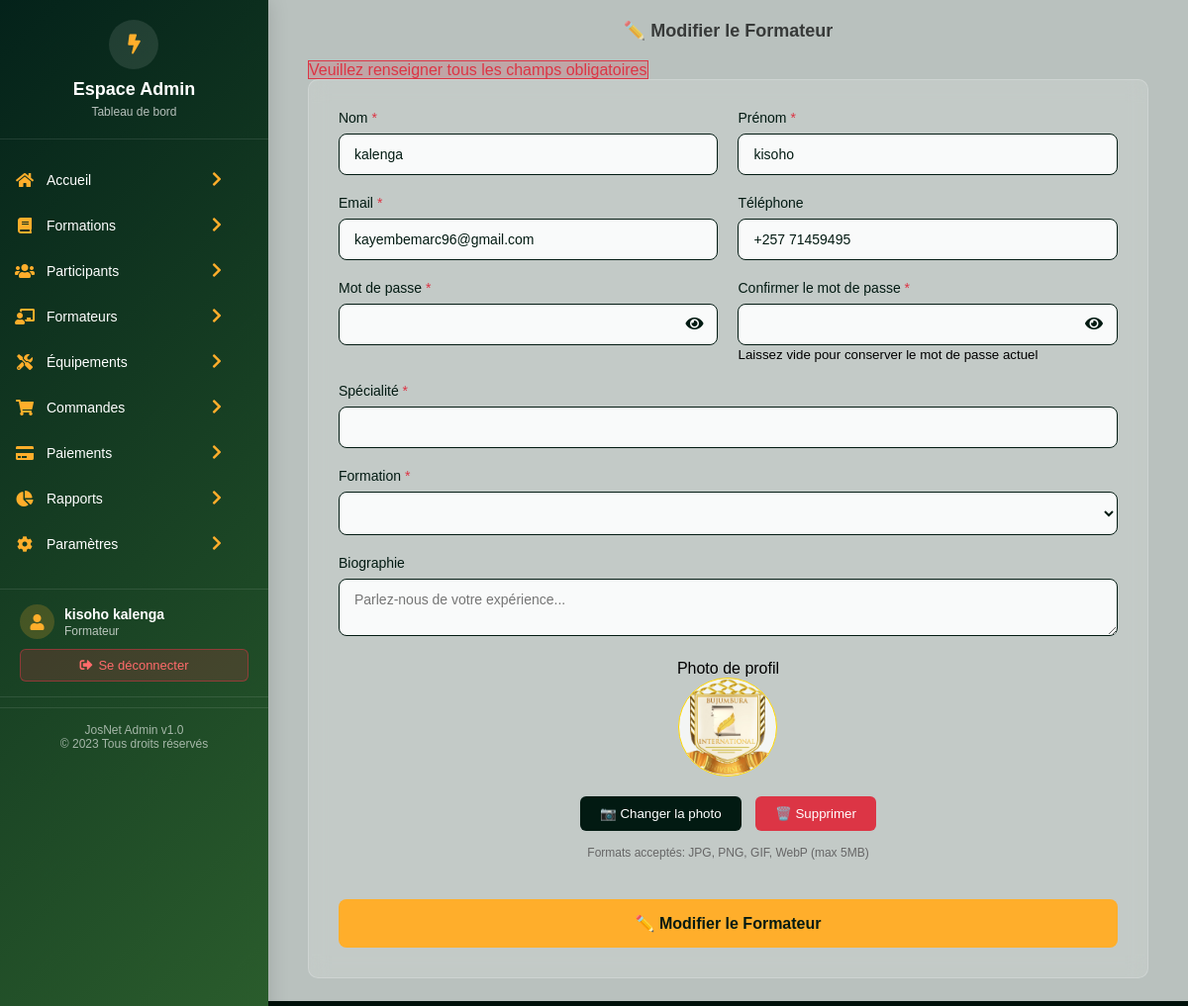
/Admin/AjoutFormateur.php?resp=2 (signed in), run on the app's committed database.
### tables this page shows
CREATE TABLE IF NOT EXISTS `utilisateurs` (
  `id_utilisateur` int NOT NULL AUTO_INCREMENT,
  `nom` varchar(100) NOT NULL,
  `prenom` varchar(100) DEFAULT NULL,
  `email` varchar(150) NOT NULL,
  `mot_de_passe` varchar(255) NOT NULL,
  `telephone` varchar(20) DEFAULT NULL,
  `role` enum('admin','formateur','etudiant','client') DEFAULT 'client',
  `date_creation` timestamp NULL DEFAULT CURRENT_TIMESTAMP,
  `description` text NOT NULL,
  `photo` text NOT NULL,
  `specialite` varchar(50) NOT NULL,
  `id_formation` int DEFAULT NULL,
  PRIMARY KEY (`id_utilisateur`),
  UNIQUE KEY `email` (`email`),
  KEY `id_formation` (`id_formation`)
);

### modele/utilisateur.php (called while the page is built, shortened)
<?php
include_once('base.php');
class Utilisateur {
    private $nom;
    private $prenom;
    private $email;
    private $telephone;
    private $photo;
    private $specialite;
    public function __construct(
        $id,
        $nom,
        $prenom,
        $email,
        $mot_de_passe,
        $telephone,
        $role,
        $description,
        $date_creation,
        $photo,
        $specialite = '',
        $id_formation = null)
        {
        $this->nom = $nom;
        $this->prenom = $prenom;
        $this->email = $email;
        $this->telephone = $telephone;
        $this->specialite = $specialite;
        $this->photo = $photo;
    }
    public function getNom() { return $this->nom; }
    public function getPrenom() { return $this->prenom; }
    public function getEmail() { return $this->email; }
    public function getSpecialite() { return $this->specialite; }
    public function getTelephone() { return $this->telephone; }
    public function getPhoto() { return $this->photo; }
}
class RequeteUtilisateur {
    private $crud;
    public function __construct() {
        $pdo = new Database();
        $this->crud = $pdo->getConnection();
    }
    public function getUtilisateurById($id) {
        $sql = "SELECT * FROM utilisateurs WHERE id_utilisateur = ?";
        $stmt = $this->crud->prepare($sql);
        $stmt->execute([$id]);
        $row = $stmt->fetch(PDO::FETCH_ASSOC);
        if ($row) {
            return new Utilisateur($row['id_utilisateur'], $row['nom'], $row['prenom'], $row['email'], $row['mot_de_passe'], $row['telephone'], $row['role'], $row['description'], $row['date_creation'], $row['photo'], $row['specialite'], $row['id_formation']);
        }
        return null;
    }
}
?>

### modele/base.php (called while the page is built, shortened)
<?php
class Database {
    private static string $host = "localhost";
    private static string $dbname = "josnet";
    private static string $username = "root";
    private static string $password = "";
    private static ?PDO $conn = null;
    public static function getConnection(): PDO {
        if (self::$conn === null) {
            try {
                self::$conn = new PDO(
                    "mysql:host=" . self::$host . ";dbname=" . self::$dbname . ";charset=utf8",
                    self::$username,
                    self::$password
                );
                self::$conn->setAttribute(PDO::ATTR_ERRMODE, PDO::ERRMODE_EXCEPTION);
                self::$conn->setAttribute(PDO::ATTR_DEFAULT_FETCH_MODE, PDO::FETCH_ASSOC);
            } catch (PDOException $e) {
                die("❌ Erreur de connexion à la base de données : " . $e->getMessage());
            }
        }
        return self::$conn;
    }
}
?>

### controle/controleur_utilisateur.php (called while the page is built, shortened)
<?php
include_once("../modele/utilisateur.php");
class UtilisateurController {
    private $requeteUtilisateur;
    public function __construct() {
        $this->requeteUtilisateur = new RequeteUtilisateur();
    }
    public function getUtilisateur(int $id): array {
        try {
            $utilisateur = $this->requeteUtilisateur->getUtilisateurById($id);
            if ($utilisateur) {
                $utilisateur->setMotDePasse('');
                return ['success' => true, 'data' => $utilisateur];
            }
            return ['success' => false, 'message' => 'Utilisateur non trouvé'];
        } catch (Exception $e) {
            return ['success' => false, 'message' => 'Erreur: ' . $e->getMessage()];
        }
    }
}
?>

### Admin/AjoutFormateur.php (the view, shortened to what this page needs)
<?php
if (isset($_GET['resp'])) {
    $isEdit = $_GET['resp'];
}else {
    $isEdit = null;
}
?>
<!DOCTYPE html>
<html lang="fr">
<head>
    <link rel="stylesheet" href="../vue/font-awesome/css/all.min.css">
    <link rel="stylesheet" href="../vue/styles/stylemenu.css">
</head>
<body>
    <div class="header_dash">
        <div class="cont_dash">
            <div class="ail_fle">
                <?php include_once('menu.php'); ?>
                <div class="dashcontainu">
                    <div class="form_container">
                        <h2 class="form_title"><?= $isEdit ? '✏️ Modifier le Formateur' : '➕ Ajouter un Nouveau Formateur' ?></h2>
                        <?php
$isEdit = isset($_GET['resp']) && !empty($_GET['resp']);
$formateur = null;
if ($isEdit) {
    include_once('../controle/controleur_utilisateur.php');
    $utilisateurCtrl = new UtilisateurController();
    $formateurData = $utilisateurCtrl->getUtilisateur($_GET['resp']);
    if ($formateurData['success']) {
        $formateur = $formateurData['data'];
    } else {
        header('location: liste_formateur.php');
        exit;
    }
}
?>
                            <div class="col-md-12 mb-4">
                                <?php
                                switch($isEdit) {
                                    case 10:
                                        echo "<span class='btn btn-danger-soft col-md-12'>Veuillez renseigner tous les champs obligatoires</span>";
                                        break;
                                }
                                ?>
                            </div>
                        <div class="form_card">
                            <form method="POST" action="../controle/index.php" enctype="multipart/form-data" id="formateurForm">
                                <div class="form_row">
                                    <div class="form_group">
                                        <label for="nom">Nom <span class="required">*</span></label>
                                        <input type="text" id="nom" name="nom" value="<?= $formateur ? $formateur->getNom() : ($_POST['nom'] ?? '') ?>" required>
                                    </div>
                                    <div class="form_group">
                                        <label for="prenom">Prénom <span class="required">*</span></label>
                                        <input type="text" id="prenom" name="prenom" value="<?= $formateur ? $formateur->getPrenom() : ($_POST['prenom'] ?? '') ?>" required>
                                    </div>
                                </div>
                                <div class="form_row">
                                    <div class="form_group">
                                        <label for="email">Email <span class="required">*</span></label>
                                        <input type="email" id="email" name="email" value="<?= $formateur ? $formateur->getEmail() : ($_POST['email'] ?? '') ?>" required>
                                    </div>
                                    <div class="form_group">
                                        <label for="telephone">Téléphone</label>
                                        <input type="tel" id="telephone" name="telephone" value="<?= $formateur ? $formateur->getTelephone() : ($_POST['telephone'] ?? '') ?>" required>
                                    </div>
                                </div>
                                <div class="form_row">
                                    <div class="form_group password_toggle">
                                        <label for="password">Mot de passe <span class="required">*</span></label>
                                        <input type="password" id="password" name="password" <?= $isEdit ? '' : 'required' ?>>
                                        <span class="toggle_icon" onclick="togglePassword('password')">
                                            <i class="fas fa-eye"></i>
                                        </span>
                                    </div>
                                    <div class="form_group password_toggle">
                                        <label for="confirm_password">Confirmer le mot de passe <span class="required">*</span></label>
                                        <input type="password" id="mot_de_passe" name="mot_de_passe" <?= $isEdit ? '' : 'required' ?>>
                                        <?php if ($isEdit): ?>
                                        <small class="form-text text-muted">Laissez vide pour conserver le mot de passe actuel</small>
                                        <?php endif; ?>
                                        <span class="toggle_icon" onclick="togglePassword('confirm_password')">
                                            <i class="fas fa-eye"></i>
                                        </span>
                                    </div>
                                </div>
                                <div class="form_group">
                                    <label for="specialite">Spécialité <span class="required">*</span></label>
                                    <input type="text" id="specialite" name="specialite" value="<?= $formateur ? $formateur->getSpecialite() : ($_POST['specialite'] ?? '') ?>" required>
                                </div>
                                <div class="form_group">
                                    <label for="id_formation">Formation <span class="required">*</span></label>
                                    <select name="id_formation" id="id_formation">
                                    </select>
                                </div>
                                <div class="form_group">
                                    <label for="bio">Biographie</label>
                                    <textarea id="bio" name="bio" placeholder="Parlez-nous de votre expérience..."><?= $formateur ? $formateur->getBio() : ($_POST['bio'] ?? '') ?></textarea>
                                </div>
                                <div class="image_upload">
                                    <label>Photo de profil</label>
                                    <div class="image_preview" id="imagePreview">
                                        <?php if ($formateur && $formateur->getPhoto()): ?>
                                            <img src="../controle/<?= $formateur->getPhoto() ?>" alt="Photo actuelle" id="previewImage" style="display: block;">
                                        <?php else: ?>
                                            <img src="" alt="Aperçu" id="previewImage" style="display: none;">
                                            <span class="default-text" id="defaultText">Aucune photo</span>
                                        <?php endif; ?>
                                    </div>
                                    <button type="button" class="upload_btn" onclick="document.getElementById('photo').click()">
                                        📷 <?= $formateur && $formateur->getPhoto() ? 'Changer la photo' : 'Choisir une photo' ?>
                                    </button>
                                    <?php if ($formateur && $formateur->getPhoto()): ?>
                                        <button type="button" class="remove_btn" onclick="removeImage()" style="display: inline-block;">
                                            🗑️ Supprimer
                                        </button>
                                    <?php else: ?>
                                        <button type="button" class="remove_btn" onclick="removeImage()" style="display: none;">
                                            🗑️ Supprimer
                                        </button>
                                    <?php endif; ?>
                                    <div class="upload_info">
                                        Formats acceptés: JPG, PNG, GIF, WebP (max 5MB)
                                    </div>
                                </div>
                                <button type="submit" class="submit_btn" id="submitBtn">
                                    <?= $isEdit ? '✏️ Modifier le Formateur' : '💾 Enregistrer le Formateur' ?>
                                </button>
                            </form>
                        </div>
                    </div>
                </div>
            </div>
        </div>
    </div>
</body>
</html>

### vue/styles/stylemenu.css (style rules this page uses)
* { margin: 0; padding: 0; box-sizing: border-box; font-family: sans-serif; }

### Admin/AjoutFormateur.php (style rules this page uses)
.header_dash { width: 100%; height: 100%; display: flex; align-items: center; justify-content: center; overflow: hidden; }
.cont_dash { width: 100%; height: 100vh; background-color: #00110a; border-radius: 5px; }
.ail_fle { width: 100%; height: 100%; display: flex; justify-content: space-between; }
.dashcontainu { width: 80%; height: 94%; background-color: #b9c1be; display: flex; align-items: center; justify-content: center; }
.form_container { width: 100%; height: 100%; margin: 20px; padding: 20px; background-color: #b9c1be; color: black; overflow-y: auto; }
.form_title { color: rgba(0,0,0,0.7); margin-bottom: 20px; text-align: center; font-size:18px; }
.form_card { background: rgba(255, 255, 255, 0.15); border-radius: 10px; padding: 30px; margin-bottom: 20px; backdrop-filter: blur(10px); border: 1px solid rgba(255, 255, 255, 0.2); }
.form_group { margin-bottom: 20px; }
.form_group label { display: block; margin-bottom: 8px; color: #021a12; font-weight: 500; font-size: 14px; }
.form_group input, .form_group textarea, .form_group select { width: 100%; padding: 12px 15px; border: 1px solid #021a12; border-radius: 8px; background: rgba(255, 255, 255, 0.9); color: #021a12; font-size: 14px; transition: all 0.3s ease; }
.form_row { display: grid; grid-template-columns: 1fr 1fr; gap: 20px; }
.image_upload { text-align: center; margin: 20px 0; }
.image_preview { width: 100px; height: 100px; border: 1px solid gold; border-radius: 50%; margin: 0 auto 15px; display: flex; align-items: center; justify-content: center; overflow: hidden; background: rgba(255, 255, 255, 0.8); }
.image_preview img { width: 100%; height: 100%; object-fit: cover; display: none; border-radius: 50%; }
.upload_btn { background: #021a12; color: white; padding: 10px 20px; border: none; border-radius: 6px; cursor: pointer; margin: 5px; transition: all 0.3s ease; }
.remove_btn { background: #dc3545; color: white; padding: 10px 20px; border: none; border-radius: 6px; cursor: pointer; margin: 5px; transition: all 0.3s ease; }
.submit_btn { background: #ffae2b; color: #021a12; padding: 15px 30px; border: none; border-radius: 8px; font-size: 16px; font-weight: 600; cursor: pointer; width: 100%; transition: all 0.3s ease; margin-top: 20px; }
.upload_info { color: #666; font-size: 12px; margin-top: 10px; }
.required { color: #dc3545; }
.password_toggle { position: relative; }
.password_toggle input { padding-right: 40px; }
.toggle_icon { position: absolute; right: 15px; top: 45px; transform: translateY(-50%); cursor: pointer; color: #021a12; }
.btn-danger-soft { background-color: rgba(220, 53, 69, 0.2); color: #dc3545; border: 1px solid #dc3545; }

### Admin/menu.php (style rules this page uses)
* { margin: 0; padding: 0; box-sizing: border-box; }
body { font-family: 'Segoe UI', Tahoma, Geneva, Verdana, sans-serif; background-color: #f8fafc; }

### data on the page
utilisateurs: nom "kalenga", prenom "kisoho", email "kayembemarc96@gmail.com", telephone "+257 71459495", photo (picture)

### other printed values
$currentUser['prenom'] . ' ' . $currentUser['nom'] "kisoho kalenga"
$currentUser['role'] "Formateur"
